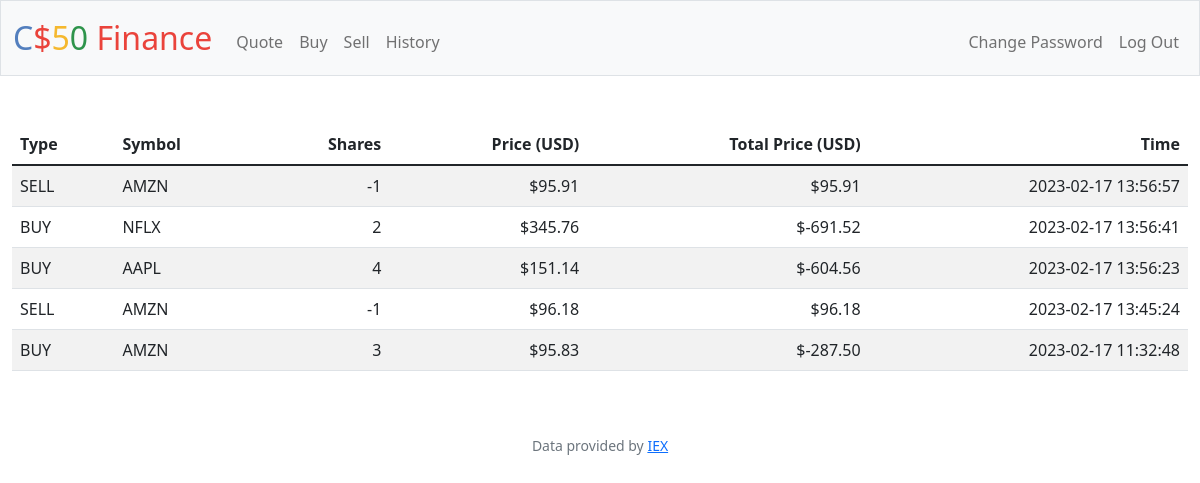
Screenshot of /history (signed in) with the database file from the repository.
### tables this page shows
CREATE TABLE transactions (id INTEGER, user_id NUMERIC NOT NULL, type TEXT NOT NULL, symbol TEXT NOT NULL, name TEXT NOT NULL, shares INTEGER NOT NULL, price NUMERIC NOT NULL, timestamp DEFAULT CURRENT_TIMESTAMP, PRIMARY KEY(id), FOREIGN KEY(user_id) REFERENCES users(id));

### app.py (the view)
@app.route("/history")
@login_required
def history():
    user_id = session["user_id"]
    user_transactions = db.execute("SELECT type, symbol, price, shares, timestamp FROM transactions WHERE user_id = ? ORDER BY timestamp DESC", user_id)
    return render_template("history.html", user_transactions = user_transactions, usd = usd)

### app.py (called while the page is built)
@app.after_request
def after_request(response):
    response.headers["Cache-Control"] = "no-cache, no-store, must-revalidate"
    response.headers["Expires"] = 0
    response.headers["Pragma"] = "no-cache"
    return response

### helpers.py (called while the page is built)
def login_required(f):
    @wraps(f)
    def decorated_function(*args, **kwargs):
        if session.get("user_id") is None:
            return redirect("/login")
        return f(*args, **kwargs)
    return decorated_function

def usd(value):
    return f"${value:,.2f}"

### templates/history.html (shortened to what this page needs)
{% extends "layout.html" %}
{% block main %}
    <table class="table table-striped">
        <thead>
            <tr>
                <th class="text-start">Type</th>
                <th class="text-start">Symbol</th>
                <th class="text-end">Shares</th>
                <th class="text-end">Price (USD)</th>
                <th class="text-end">Total Price (USD)</th>
                <th class="text-end">Time</th>
            </tr>
        </thead>
        <tbody>
            {% for row in user_transactions %}
            <tr>
                <td class="text-start">{{ row["type"] }}</td>
                <td class="text-start">{{ row["symbol"] }}</td>
                <td class="text-end">{{ row["shares"] }}</td>
                <td class="text-end">{{ usd(row["price"]) }}</td>
                <td class="text-end">{{ usd((-1)*row["shares"]*row["price"]) }}</td>
                <td class="text-end">{{ row["timestamp"] }}</td>
            </tr>
            {% endfor %}
        </tbody>
    </table>
{% endblock %}

### templates/layout.html (shortened to what this page needs)
<!DOCTYPE html>
<html lang="en">
    <head>
        <link href="https://cdn.jsdelivr.net/npm/bootstrap@5.1.3/dist/css/bootstrap.min.css" rel="stylesheet">
        <link href="/static/styles.css" rel="stylesheet">
    </head>
    <body>
        <nav class="bg-light border navbar navbar-expand-md navbar-light">
            <div class="container-fluid">
                <a class="navbar-brand" href="/"><span class="blue">C</span><span class="red">$</span><span class="yellow">5</span><span class="green">0</span> <span class="red">Finance</span></a>
                <div class="collapse navbar-collapse" id="navbar">
                    {% if session["user_id"] %}
                        <ul class="navbar-nav me-auto mt-2">
                            <li class="nav-item"><a class="nav-link" href="/quote">Quote</a></li>
                            <li class="nav-item"><a class="nav-link" href="/buy">Buy</a></li>
                            <li class="nav-item"><a class="nav-link" href="/sell">Sell</a></li>
                            <li class="nav-item"><a class="nav-link" href="/history">History</a></li>
                        </ul>
                        <ul class="navbar-nav ms-auto mt-2">
                            <li class="nav-item"><a class="nav-link" href="/changepassword">Change Password</a></li>
                            <li class="nav-item"><a class="nav-link" href="/logout">Log Out</a></li>
                        </ul>
                    {% else %}
                        <ul class="navbar-nav ms-auto mt-2">
                            <li class="nav-item"><a class="nav-link" href="/register">Register</a></li>
                            <li class="nav-item"><a class="nav-link" href="/login">Log In</a></li>
                        </ul>
                    {% endif %}
                </div>
            </div>
        </nav>
        <main class="container-fluid py-5 text-center">
            {% block main %}{% endblock %}
        </main>
        <footer class="mb-5 small text-center text-muted">
            Data provided by <a href="https://iexcloud.io/">IEX</a>
        </footer>
    </body>
</html>

### static/styles.css (style rules this page uses)
nav .navbar-brand { font-size: xx-large; }
nav .navbar-brand .blue { color: #537fbe; }
nav .navbar-brand .red { color: #ea433b; }
nav .navbar-brand .yellow { color: #f5b82e; }
nav .navbar-brand .green { color: #2e944b; }

### rows the page displays
transactions: type "SELL", symbol "AMZN", shares "-1", price "$95.91", usd((-1)*row['shares']*row['price']) "$95.91", timestamp "2023-02-17 13:56:57"
transactions: type "BUY", symbol "NFLX", shares "2", price "$345.76", usd((-1)*row['shares']*row['price']) "$-691.52", timestamp "2023-02-17 13:56:41"
transactions: type "BUY", symbol "AAPL", shares "4", price "$151.14", usd((-1)*row['shares']*row['price']) "$-604.56", timestamp "2023-02-17 13:56:23"
transactions: type "SELL", symbol "AMZN", shares "-1", price "$96.18", usd((-1)*row['shares']*row['price']) "$96.18", timestamp "2023-02-17 13:45:24"
transactions: type "BUY", symbol "AMZN", shares "3", price "$95.83", usd((-1)*row['shares']*row['price']) "$-287.50", timestamp "2023-02-17 11:32:48"
